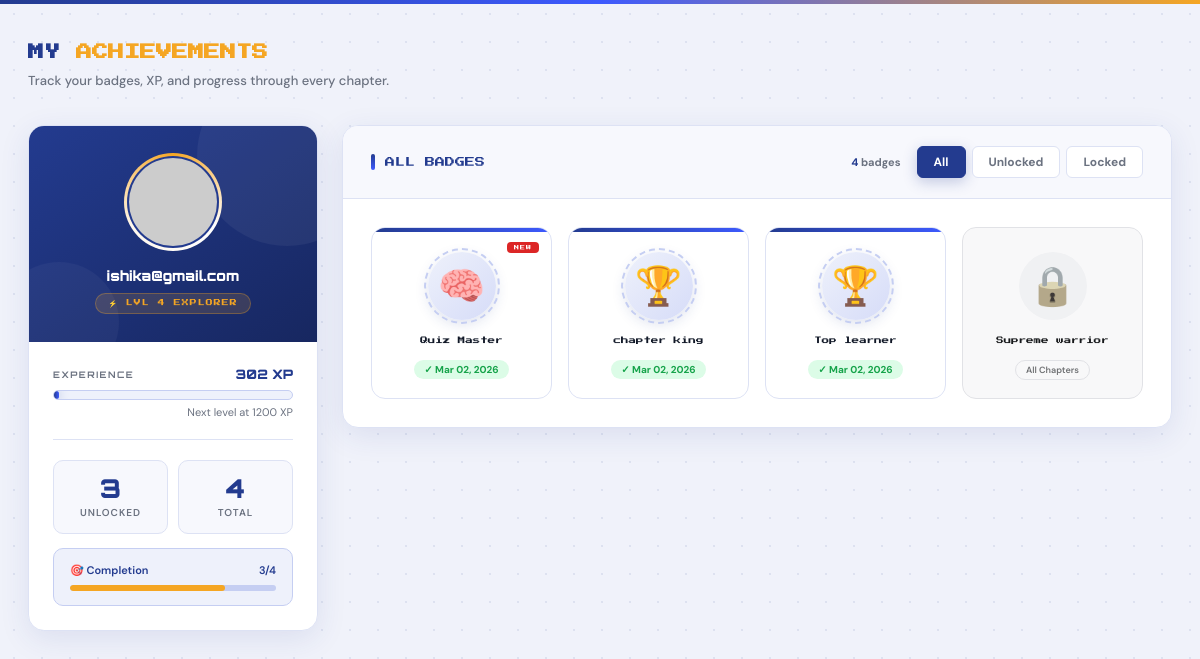
/learning/achievements/ (signed in), run on the app's committed database.
### learning/models.py (models this page shows, shortened)
class UserProfile(models.Model):
    user = models.OneToOneField(User, on_delete=models.CASCADE, related_name="learning_profile")
    xp = models.IntegerField(default=0)
    level = models.IntegerField(default=1)
    badges = models.ManyToManyField(Badge, blank=True)
    profile_picture = models.ImageField(upload_to='profile_pics/', blank=True, null=True)

class Badge(models.Model):
    name = models.CharField(max_length=50)
    description = models.TextField(blank=True)
    image = models.ImageField(upload_to='badges/', blank=True, null=True)

### learning/views.py (the view)
# urls.py: path('achievements/', views.achievements, name='achievements'),
@login_required
def achievements(request):
    user_profile = request.user.learning_profile
    all_badges = Badge.objects.all()
    total_badges = all_badges.count()
    badges = []
    unlocked_count = 0
    for badge in all_badges:
        is_unlocked = UserAchievement.objects.filter(user=request.user, badge=badge).exists()
        if is_unlocked:
            unlocked_count += 1
            earned_at = UserAchievement.objects.filter(user=request.user, badge=badge).first().earned_at
            date_earned = earned_at.date()
        else:
            date_earned = None
        badge_data = {
            'name': badge.name,
            'is_unlocked': is_unlocked,
            'icon_emoji': '🏆',  # Default emoji
            'required_chapter': None,  # Will set based on name or logic
            'date_earned': date_earned,
        }
        if 'Supreme' in badge.name:
            badge_data['icon_emoji'] = '👑'
            badge_data['required_chapter'] = 'All Chapters'
        elif 'Quiz' in badge.name:
            badge_data['icon_emoji'] = '🧠'
            badge_data['required_chapter'] = 'Perfect Quiz'
        elif 'Chapter' in badge.name:
            badge_data['icon_emoji'] = '📖'
            badge_data['required_chapter'] = 'Complete Chapter'
        elif 'Level' in badge.name:
            badge_data['icon_emoji'] = '⭐'
            badge_data['required_chapter'] = 'Reach Level'
        badges.append(badge_data)
    context = {
        'user_profile': user_profile,
        'badges': badges,
        'unlocked_count': unlocked_count,
        'total_badges': total_badges,
        'xp_percent': user_profile.xp % 100,
    }
    return render(request, "learning/achievements.html", context)

### learning/templates/learning/achievements.html (shortened to what this page needs)
{% load static %}
<!DOCTYPE html>
<html lang="en">
<head>
</head>
<body>
<main class="main">
    <div class="page-title-wrap">
        <h1 class="page-title">MY <span>ACHIEVEMENTS</span></h1>
        <p class="page-subtitle">Track your badges, XP, and progress through every chapter.</p>
    </div>
    <div class="layout">
        <aside>
            <div class="profile-card">
                <div class="profile-hero">
                    <div class="avatar-wrap">
                        {% if user_profile.profile_picture %}
                            <img src="{{ user_profile.profile_picture.url }}" class="profile-img" alt="Avatar">
                        {% else %}
                            <img src="https://via.placeholder.com/88" class="profile-img" alt="Avatar">
                        {% endif %}
                    </div>
                    <div class="profile-name">{{ request.user.username }}</div>
                    <div class="profile-level">⚡ LVL {{ user_profile.level }} EXPLORER</div>
                </div>
                <div class="profile-body">
                    <div class="xp-row">
                        <span class="xp-label-txt">Experience</span>
                        <span class="xp-val">{{ user_profile.xp }} XP</span>
                    </div>
                    <div class="xp-track">
                        <div class="xp-fill"></div>
                    </div>
                    <div class="xp-next">Next level at 1200 XP</div>
                    <hr class="divider">
                    <div class="stats-grid">
                        <div class="stat-box">
                            <div class="stat-val">{{ unlocked_count }}</div>
                            <div class="stat-key">Unlocked</div>
                        </div>
                        <div class="stat-box">
                            <div class="stat-val">{{ total_badges }}</div>
                            <div class="stat-key">Total</div>
                        </div>
                    </div>
                    <div class="completion-box">
                        <div class="completion-top">
                            <span>🎯 Completion</span>
                            <span>{{ unlocked_count }}/{{ total_badges }}</span>
                        </div>
                        <div class="completion-track">
                            <div class="completion-fill"></div>
                        </div>
                    </div>
                </div>
            </div>
        </aside>
        <section class="badges-panel">
            <div class="panel-header">
                <div class="section-title">ALL BADGES</div>
                <div style="display:flex;align-items:center;gap:16px;flex-wrap:wrap;">
                    <span class="badge-count-tag"><strong id="visibleCount">{{ total_badges }}</strong> badges</span>
                    <div class="filter-row">
                        <button class="filter-tab active" data-filter="all">All</button>
                        <button class="filter-tab" data-filter="unlocked">Unlocked</button>
                        <button class="filter-tab" data-filter="locked">Locked</button>
                    </div>
                </div>
            </div>
            <div class="badges-body">
                <div class="badge-grid" id="badgeGrid">
                    {% for badge in badges %}
                        <div class="badge-card {% if not badge.is_unlocked %}locked{% endif %}"
                             data-state="{% if badge.is_unlocked %}unlocked{% else %}locked{% endif %}"
                             style="animation-delay: {{ forloop.counter0 }}00ms;">
                            {% if badge.is_unlocked and forloop.counter == 1 %}
                                <div class="new-pill">NEW</div>
                            {% endif %}
                            <div class="badge-icon-wrap">
                                {% if badge.is_unlocked %}{{ badge.icon_emoji }}{% else %}🔒{% endif %}
                            </div>
                            <div class="badge-name">{{ badge.name }}</div>
                            {% if badge.is_unlocked %}
                                <span class="badge-status unlocked">✓ {{ badge.date_earned|date:"M d, Y" }}</span>
                            {% else %}
                                <span class="badge-status locked-txt">{{ badge.required_chapter }}</span>
                            {% endif %}
                        </div>
                    {% empty %}
                        <div class="empty-state">
                            <div class="empty-icon">🎮</div>
                            <p>START YOUR FIRST<br>CHAPTER TO<br>EARN BADGES!</p>
                        </div>
                    {% endfor %}
                </div>
            </div>
        </section>
    </div>
</main>
</body>
</html>

### data on the page
UserProfile: level "4", xp "302"
Badge: name "Quiz Master"
Badge: name "chapter king"
Badge: name "Top learner"
Badge: name "Supreme warrior"

### other printed values
{{ request.user.username }} "ishika@gmail.com"
{{ unlocked_count }} "3"
{{ total_badges }} "4"
{{ badge.icon_emoji }} "🧠" "🏆" "🏆"
{{ badge.date_earned|date:"M d, Y" }} "Mar 02, 2026" "Mar 02, 2026" "Mar 02, 2026"
{{ badge.required_chapter }} "All Chapters"
